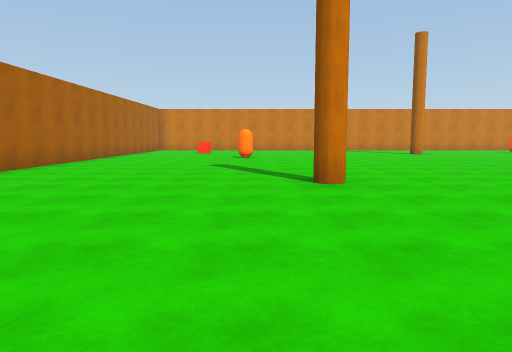
view 1 (above)

18 first-person views from a walk through a 3-D level made in the Unity game engine. The camera is 1.4 m above the floor, tilts 6° down and sees 70° across. The floor is counted in squares, 2 m on a side. Each view is taken from the middle of a square. On the plan, view 1 faces up. The plan holds only what a view shows up to about 11 squares ahead; the rest is blank. The player is left out.

view 2
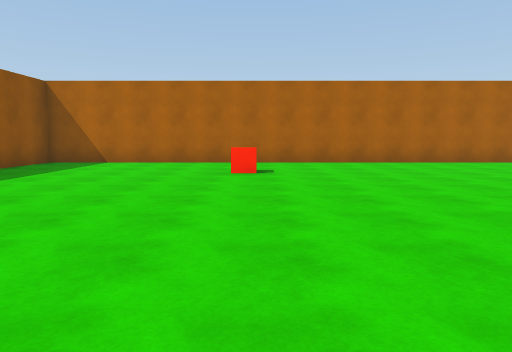

view 3
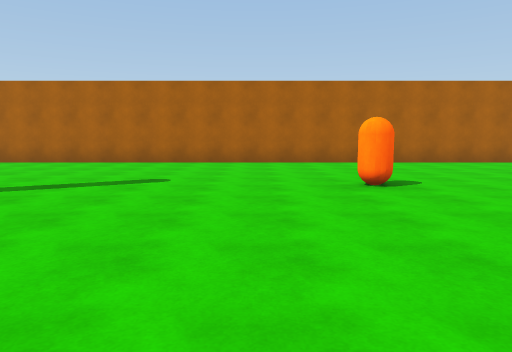

view 4
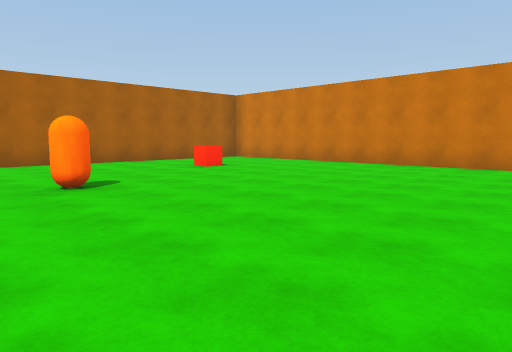

view 5
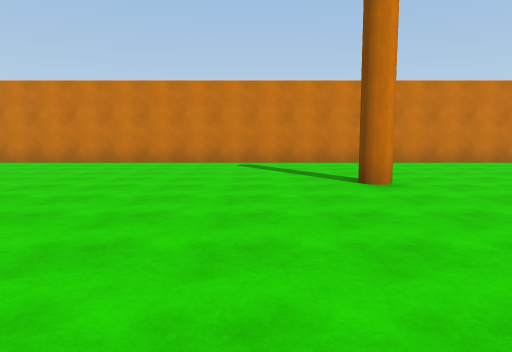

view 6
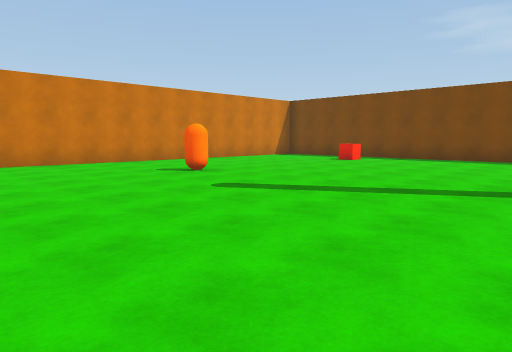

view 7
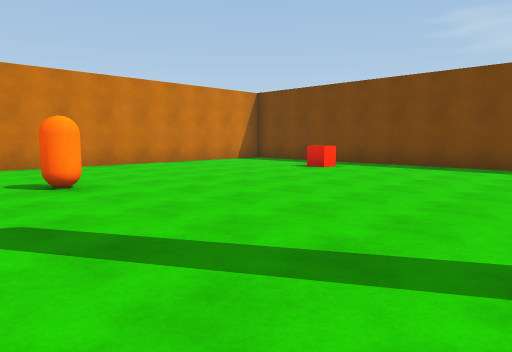

view 8
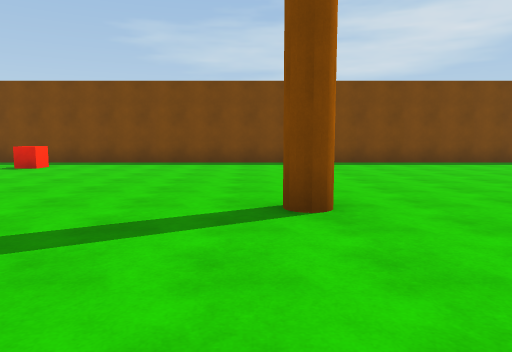

view 9
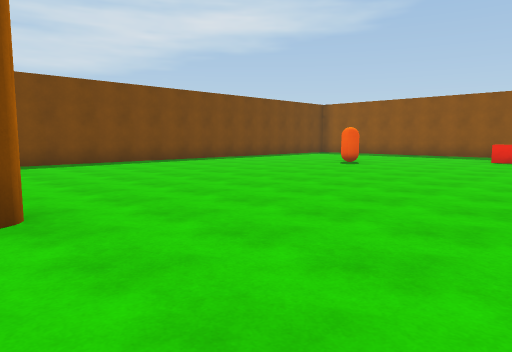

view 10
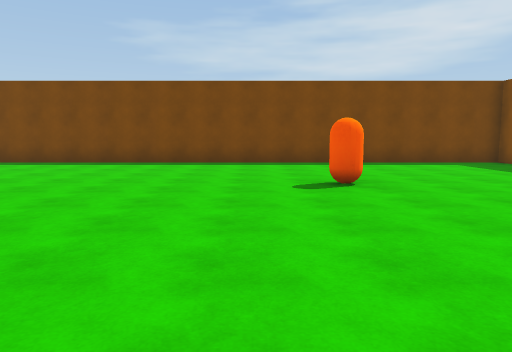

view 11
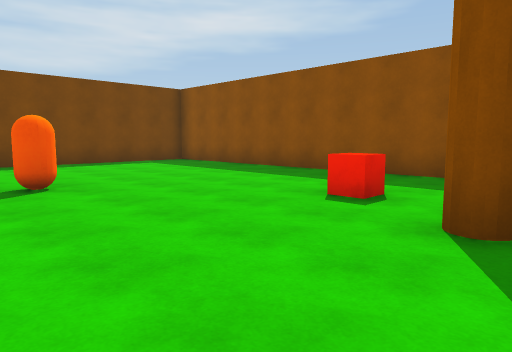

view 12
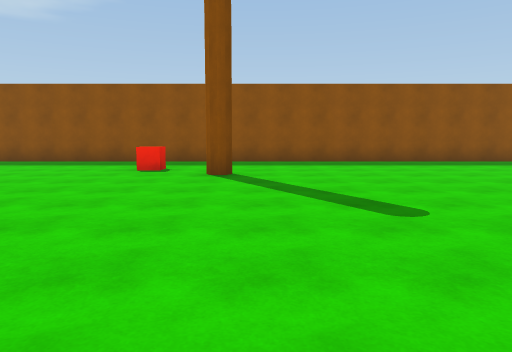

view 13
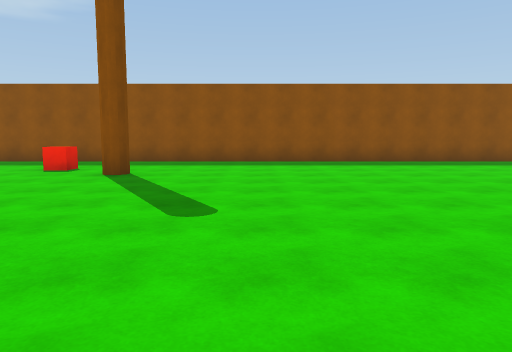

view 14
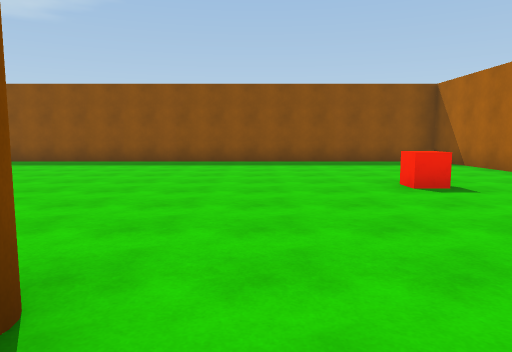

view 15
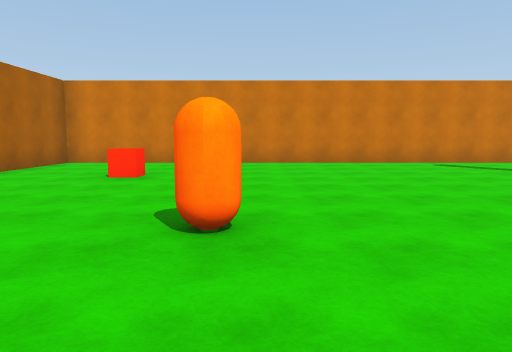

view 16
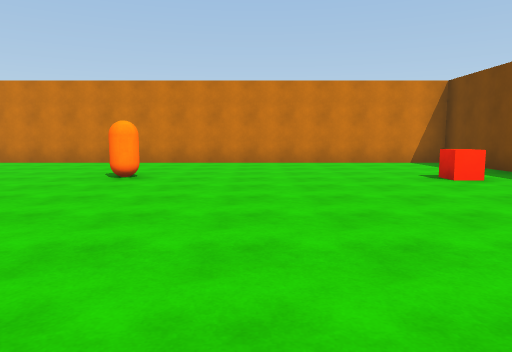

view 17
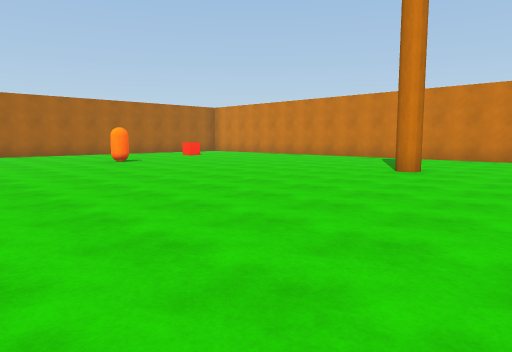

view 18
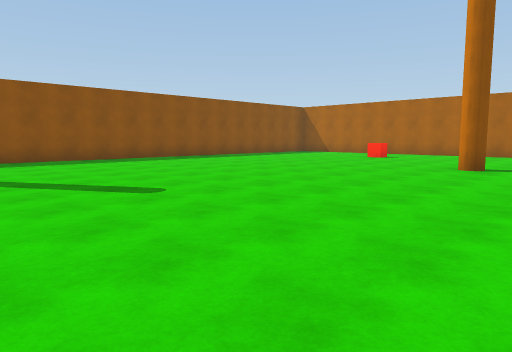

### Floor plan
Points are (right, up) in squares from view 1. A wall is a line through its corners. A room is listed if a view was taken in it or the views show most of it. See-through windows are left out.
Room 1 (views 1, 2, 3, 4, 5, 6, 7, 8, 9, 10, 11, 12, 13, 14, 15, 16, 17, 18)
walls: (-5.2, 20.2) (-5.2, -3.8) (19.2, -3.8) (19.2, 20.2) (-5.2, 20.2)
objects: red cube (-2, 2); red cube (-2, 17); capsule (0, 13); red cube (11, -1); capsule (12, 16); capsule (15, 2); red cube (17, 16)

Where each view was taken, in squares from view 1:
view 1: 0 up, 0 right, facing up
view 2: 2 up, 5 right, facing left
view 3: 11 up, 5 right, facing left
view 4: 11 up, 5 right, facing up-left
view 5: 10 up, 5 right, facing up
view 6: 10 up, 7 right, facing up-right
view 7: 11 up, 10 right, facing up-right
view 8: 11 up, 9 right, facing right
view 9: 11 up, 9 right, facing down-right
view 10: 3 up, 9 right, facing right
view 11: 3 up, 9 right, facing down-right
view 12: 7 up, 9 right, facing down
view 13: 7 up, 7 right, facing down
view 14: 7 up, 0 right, facing down
view 15: 10 up, 0 right, facing up
view 16: 10 up, 14 right, facing up
view 17: 8 up, 10 right, facing up-left
view 18: 8 up, 10 right, facing down-left
